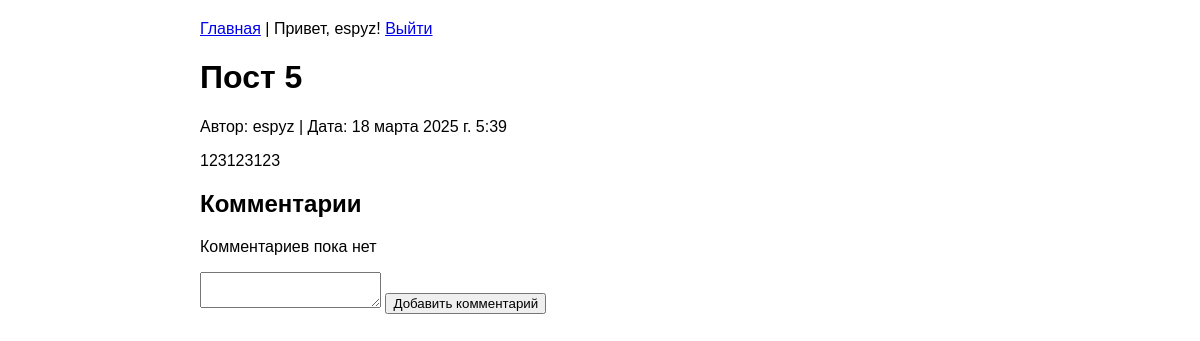
The page /post/5/ (signed in) on the database as committed earlier.
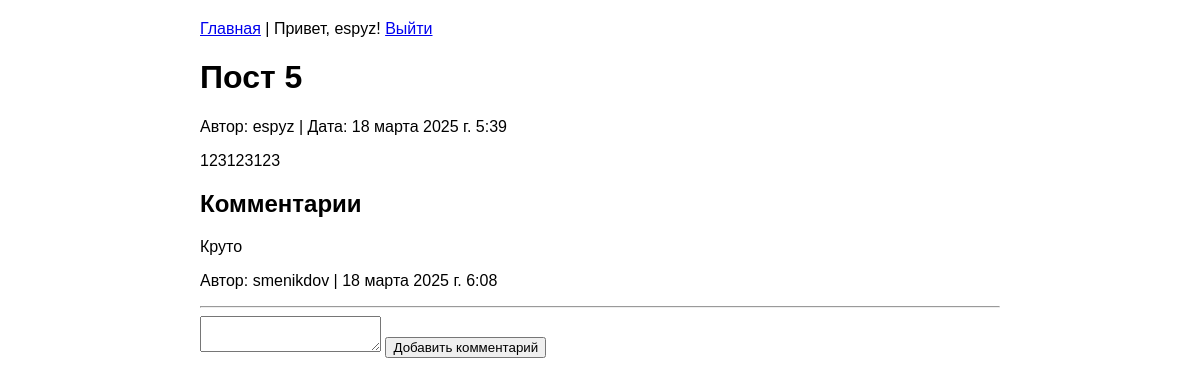
The same page on the database as committed later.
### blog/models.py (models this page shows, shortened)
class Comment(models.Model):
    post = models.ForeignKey(Post, on_delete=models.CASCADE, related_name='comments')
    author = models.ForeignKey(User, on_delete=models.CASCADE)
    content = models.TextField()
    created_at = models.DateTimeField(auto_now_add=True)

### blog/views.py (the view, shortened to what this page needs)
# urls.py: path('post/<int:pk>/', views.post_detail, name='post_detail'),
@login_required
def post_detail(request, pk):
    post = get_object_or_404(Post, pk=pk)
    comments = post.comments.all()
    return render(request, 'blog/post_detail.html', {
        'post': post,
        'comments': comments
    })

### templates/blog/post_detail.html (shortened to what this page needs)
{% extends 'base.html' %}
{% block content %}
    <h1>{{ post.title }}</h1>
    <p>Автор: {{ post.author }} | Дата: {{ post.created_at }}</p>
    <p>{{ post.content }}</p>
    <h2>Комментарии</h2>
    {% for comment in comments %}
        <div>
            <p>{{ comment.content }}</p>
            <p>Автор: {{ comment.author }} | {{ comment.created_at }}</p>
        </div>
        <hr>
    {% empty %}
        <p>Комментариев пока нет</p>
    {% endfor %}
    <form method="post">
        <textarea name="content" required></textarea>
        <button type="submit">Добавить комментарий</button>
    </form>
{% endblock %}

Rows that differ between the two databases and show on the page:
added Comment: content "Круто", author "smenikdov", created_at "18 марта 2025 г. 6:08"
Other text that changed with them:
text no longer shown: "Комментариев пока нет"
